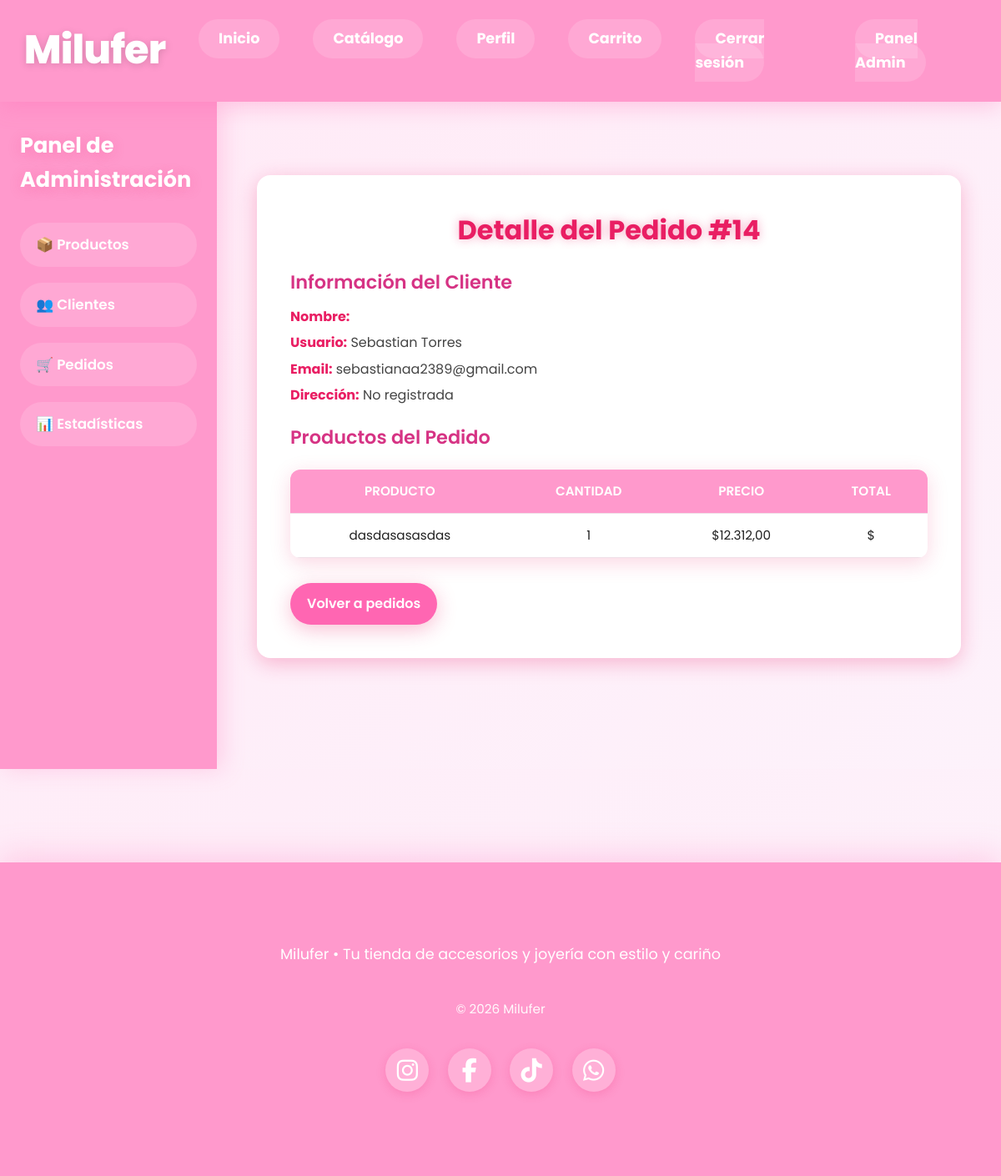
Page /dashboard/pedidos/14/detalle/ (signed in) on the earlier database version.
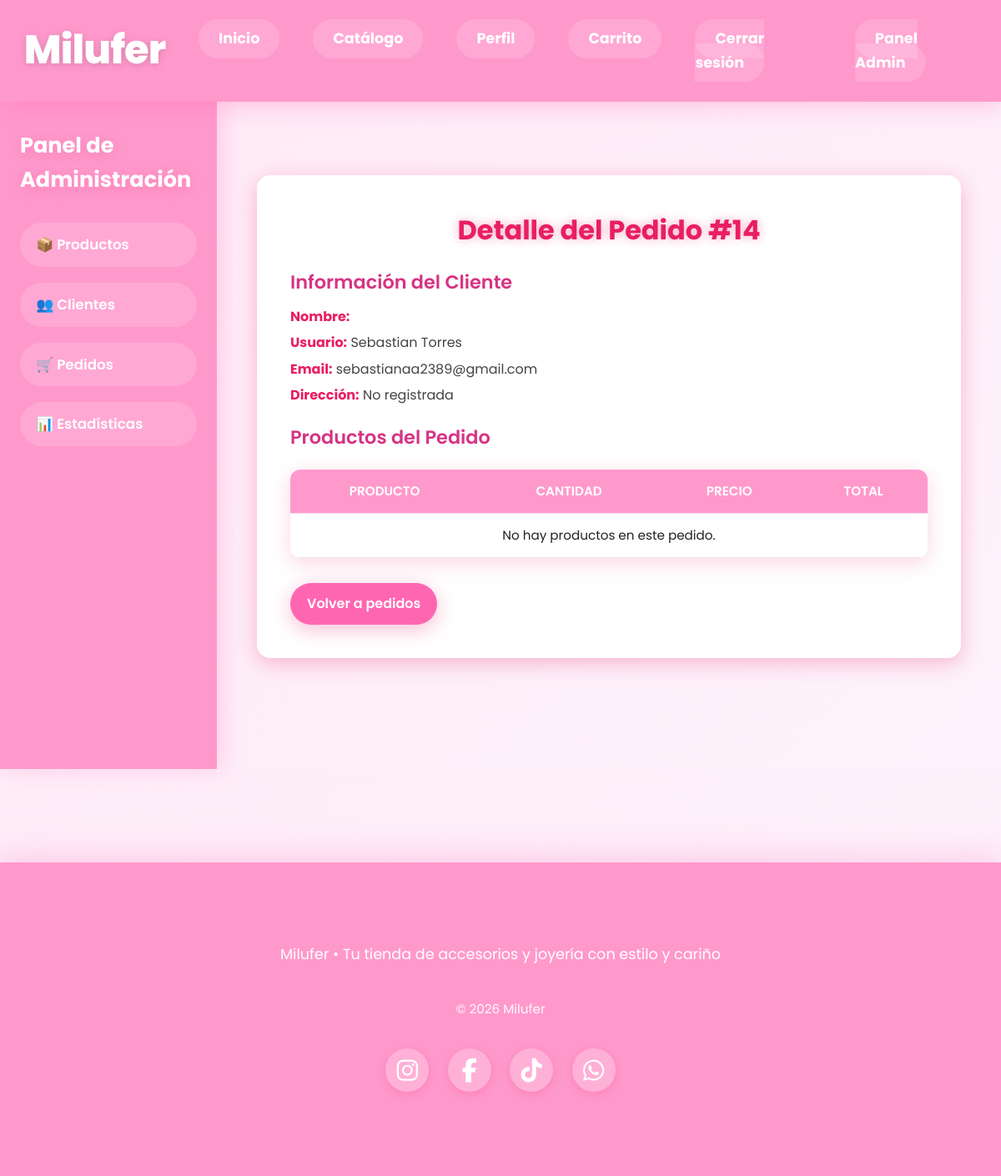
Same page on the later database version.
### ventas/models.py (models this page shows, shortened)
class PedidoProducto(models.Model):
    pedido = models.ForeignKey(Pedido, on_delete=models.CASCADE, related_name='items')  # <- related_name agregado
    producto = models.ForeignKey(Producto, on_delete=models.CASCADE)
    cantidad = models.IntegerField()
    precio = models.DecimalField(max_digits=10, decimal_places=2)

### productos/models.py (models this page shows, shortened)
class Producto(models.Model):
    categoria = models.ForeignKey(Categoria, on_delete=models.PROTECT, related_name="productos")
    nombre = models.CharField(max_length=200)
    descripcion = models.TextField(blank=True, null=True)
    precio = models.DecimalField(max_digits=10, decimal_places=2)
    stock = models.PositiveIntegerField(default=0)
    imagen = models.ImageField(upload_to="productos/", blank=True, null=True)
    activo = models.BooleanField(default=True)
    creado = models.DateTimeField(auto_now_add=True)
    actualizado = models.DateTimeField(auto_now=True)
    class Meta:
        verbose_name = "Producto"
        verbose_name_plural = "Productos"

### dashboard/views.py (the view)
# urls.py: path("pedidos/<int:pedido_id>/detalle/", views.detalle_pedido, name="admin_detalle_pedido"),
@superuser_required
def detalle_pedido(request, pedido_id):
    pedido = get_object_or_404(Pedido, id=pedido_id)
    cliente = pedido.usuario  # Suponiendo que tu modelo Pedido tiene 'usuario = ForeignKey(User)'
    direccion = Direccion.objects.filter(usuario=cliente, principal=True).first()
    return render(request, "dashboard/detalle_pedido.html", {
        "pedido": pedido,
        "cliente": cliente,
        "direccion": direccion,
    })

### dashboard/views.py (called while the page is built)
def superuser_required(view_func):
    return user_passes_test(lambda u: u.is_superuser)(view_func)

### templates/dashboard/detalle_pedido.html (shortened to what this page needs)
{% extends "dashboard/dashboard.html" %}
{% load static %}
{%load humanize %}
{% block dashboard_content %}
<link rel="stylesheet" href="{% static 'css/dashboard/detalle_pedido.css' %}">
<div class="detalle-pedido-contenedor">
    <h1>Detalle del Pedido #{{ pedido.id }}</h1>
    <h2>Información del Cliente</h2>
    <p><strong>Nombre:</strong> {{ cliente.get_full_name }}</p>
    <p><strong>Usuario:</strong> {{ cliente.username }}</p>
    <p><strong>Email:</strong> {{ cliente.email }}</p>
    {% if direccion %}
    <p><strong>Dirección:</strong> {{ direccion.direccion }}</p>
    <p><strong>Ciudad:</strong> {{ direccion.ciudad }}</p>
    {% if direccion.referencia %}
    <p><strong>Referencia:</strong> {{ direccion.referencia }}</p>
    {% endif %}
    {% else %}
    <p><strong>Dirección:</strong> No registrada</p>
    {% endif %}
    <h2>Productos del Pedido</h2>
    <table>
        <thead>
            <tr>
                <th>Producto</th>
                <th>Cantidad</th>
                <th>Precio</th>
                <th>Total</th>
            </tr>
        </thead>
        <tbody>
            {% for item in pedido.items.all %}
            <tr>
                <td>{{ item.producto.nombre }}</td>
                <td>{{ item.cantidad }}</td>
                <td>${{ item.precio|intcomma }}</td>
                <td>${{ item.total|intcomma }}</td>
            </tr>
            {% empty %}
            <tr>
                <td colspan="4">No hay productos en este pedido.</td>
            </tr>
            {% endfor %}
        </tbody>
    </table>
    <a href="{% url 'dashboard:pedidos' %}" class="btn">Volver a pedidos</a>
</div>
{% endblock %}

Differences in the rows shown:
removed PedidoProducto: producto.nombre "dasdasasasdas", cantidad "1", precio "12.312,00"
Other differences:
text now shown: "No hay productos en este pedido."
